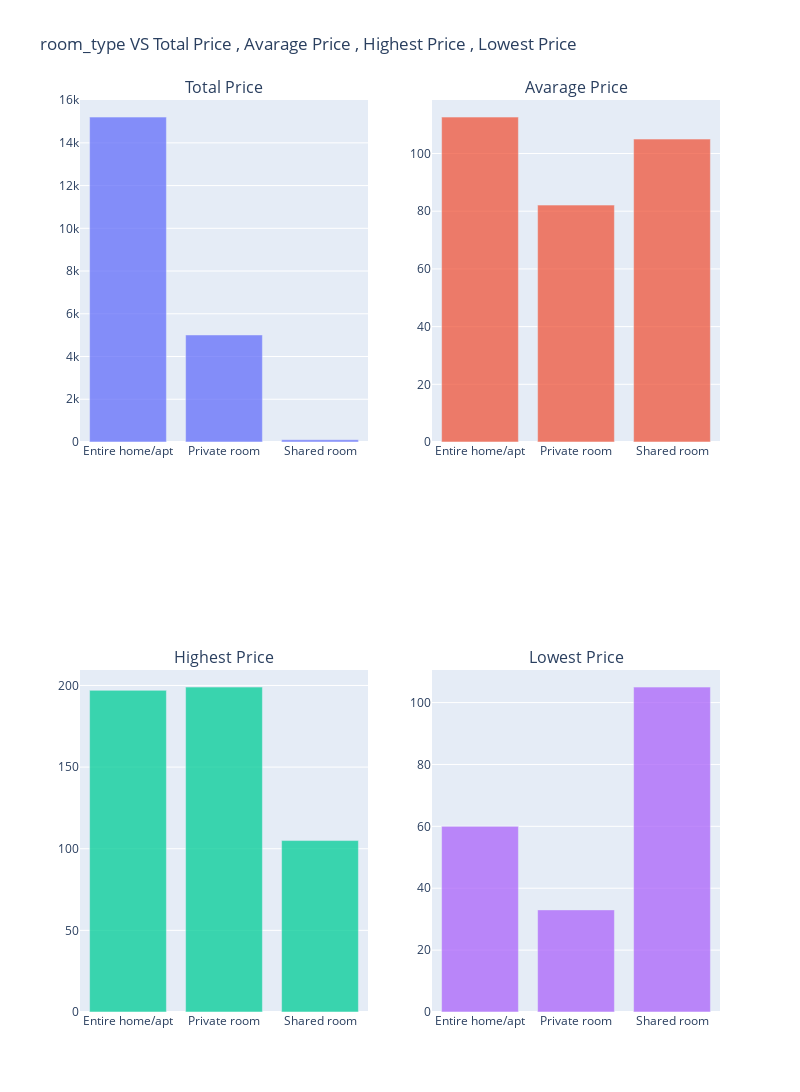

Here is the notebook cell this chart was saved with:
### Code cell
plot_column_summary_statistics(column_summary_statistics(data_without_outliers , "room_type" , "price"))

### Figure 1 — Plotly figure (JSON) as saved in the notebook; plotly's stock layout.template omitted (floating-point values rounded to 4 significant figures)
{"data": [{"name": "Total Price", "opacity": 0.75, "showlegend": false, "type": "bar", "x": ["Entire home/apt", "Private room", "Shared room"], "xaxis": "x", "y": [15204, 5009, 105], "yaxis": "y"}, {"name": "Avarage Price", "opacity": 0.75, "showlegend": false, "type": "bar", "x": ["Entire home/apt", "Private room", "Shared room"], "xaxis": "x2", "y": [112.6, 82.11, 105], "yaxis": "y2"}, {"name": "Highest Price", "opacity": 0.75, "showlegend": false, "type": "bar", "x": ["Entire home/apt", "Private room", "Shared room"], "xaxis": "x3", "y": [197, 199, 105], "yaxis": "y3"}, {"name": "Lowest Price", "opacity": 0.75, "showlegend": false, "type": "bar", "x": ["Entire home/apt", "Private room", "Shared room"], "xaxis": "x4", "y": [60, 33, 105], "yaxis": "y4"}], "layout": {"annotations": [{"font": {"size": 16}, "showarrow": false, "text": "Total Price", "x": 0.225, "xanchor": "center", "xref": "paper", "y": 1, "yanchor": "bottom", "yref": "paper"}, {"font": {"size": 16}, "showarrow": false, "text": "Avarage Price", "x": 0.775, "xanchor": "center", "xref": "paper", "y": 1, "yanchor": "bottom", "yref": "paper"}, {"font": {"size": 16}, "showarrow": false, "text": "Highest Price", "x": 0.225, "xanchor": "center", "xref": "paper", "y": 0.375, "yanchor": "bottom", "yref": "paper"}, {"font": {"size": 16}, "showarrow": false, "text": "Lowest Price", "x": 0.775, "xanchor": "center", "xref": "paper", "y": 0.375, "yanchor": "bottom", "yref": "paper"}], "height": 1200, "title": {"text": "room_type VS Total Price , Avarage Price , Highest Price , Lowest Price"}, "width": 800, "xaxis": {"anchor": "y", "autorange": true, "domain": [0, 0.45], "range": [-0.5, 2.5], "type": "category"}, "xaxis2": {"anchor": "y2", "autorange": true, "domain": [0.55, 1], "range": [-0.5, 2.5], "type": "category"}, "xaxis3": {"anchor": "y3", "autorange": true, "domain": [0, 0.45], "range": [-0.5, 2.5], "type": "category"}, "xaxis4": {"anchor": "y4", "autorange": true, "domain": [0.55, 1], "range": [-0.5, 2.5], "type": "category"}, "yaxis": {"anchor": "x", "autorange": true, "domain": [0.625, 1], "range": [0, 16000.0], "type": "linear"}, "yaxis2": {"anchor": "x2", "autorange": true, "domain": [0.625, 1], "range": [0, 118.5], "type": "linear"}, "yaxis3": {"anchor": "x3", "autorange": true, "domain": [0, 0.375], "range": [0, 209.5], "type": "linear"}, "yaxis4": {"anchor": "x4", "autorange": true, "domain": [0, 0.375], "range": [0, 110.5], "type": "linear"}}}
